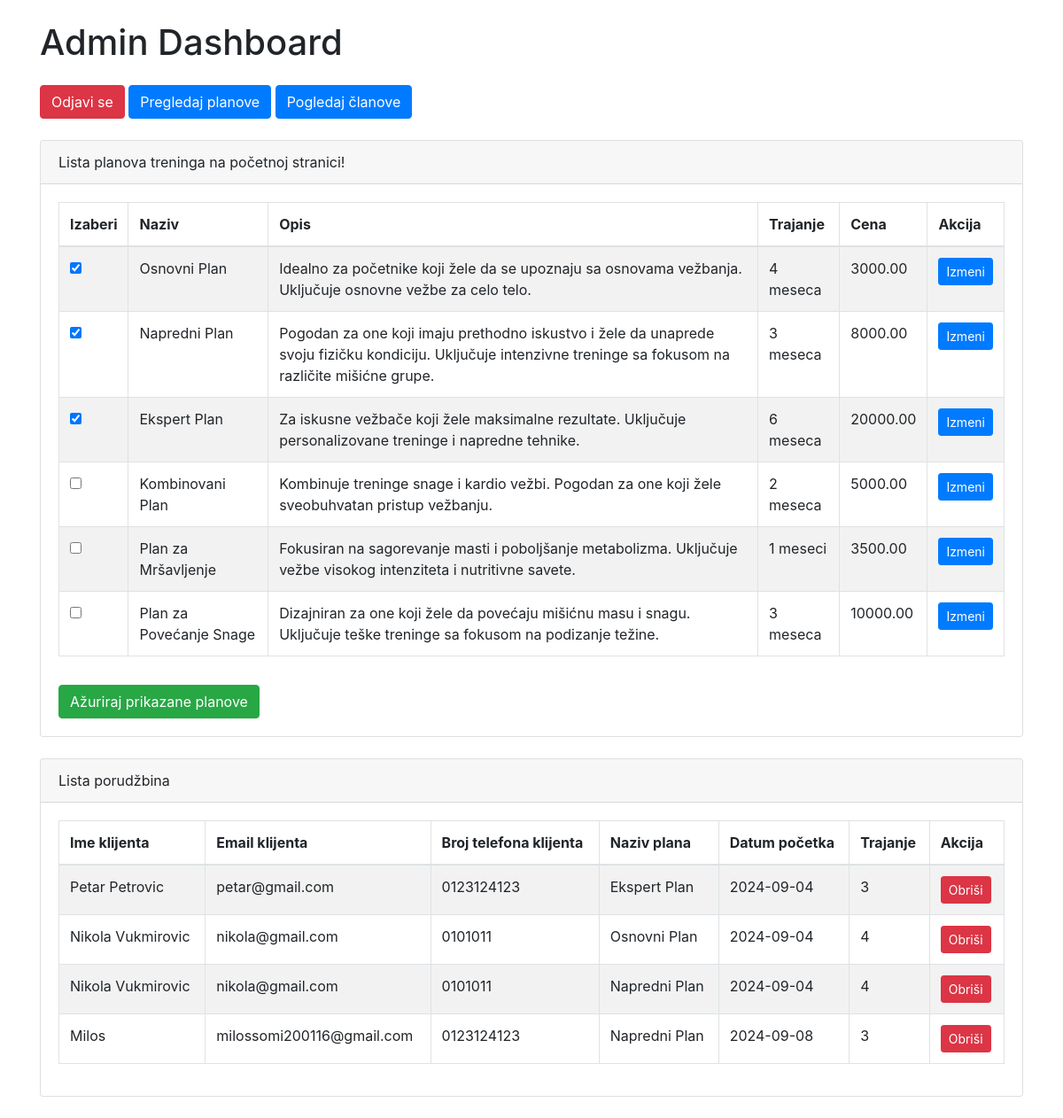
The page /admin_dashboard.php on the database its author committed.
### tables this page shows
CREATE TABLE `plan` (
  `id` int(11) NOT NULL,
  `naziv` varchar(100) NOT NULL,
  `opis` text DEFAULT NULL,
  `trajanje` varchar(50) DEFAULT NULL,
  `cena` decimal(10,2) DEFAULT NULL,
  `status` tinyint(1) DEFAULT 0,
  `prikazi_na_pocetnoj` tinyint(1) DEFAULT 0
);

CREATE TABLE `klijent_plan` (
  `id` int(11) NOT NULL,
  `klijent_id` int(11) DEFAULT NULL,
  `plan_id` int(11) DEFAULT NULL,
  `datum_pocetka` date DEFAULT NULL,
  `trajanje` int(11) DEFAULT NULL
);

CREATE TABLE `klijent` (
  `id` int(11) NOT NULL,
  `ime` varchar(100) NOT NULL,
  `email` varchar(100) NOT NULL,
  `telefon` varchar(20) DEFAULT NULL,
  `adresa` varchar(255) DEFAULT NULL,
  `lozinka` varchar(255) DEFAULT NULL,
  `role` enum('admin','klijent') NOT NULL DEFAULT 'klijent',
  `datum_pocetka` date DEFAULT NULL,
  `datum_kraja` date DEFAULT NULL,
  `clanarina_id` int(11) DEFAULT NULL,
  `kontakt_id` int(11) DEFAULT NULL
);

### admin_dashboard.php (the view, shortened to what this page needs)
<?php
include 'config.php';
$sql = "SELECT kp.id, k.ime AS klijent_ime, k.email AS klijent_email, k.telefon AS klijent_broj, p.naziv AS plan_naziv, kp.datum_pocetka, kp.trajanje
FROM klijent_plan kp
JOIN klijent k ON kp.klijent_id = k.id
JOIN plan p ON kp.plan_id = p.id";
$result_orders = mysqli_query($conn, $sql);
$sql = "SELECT * FROM plan";
$result = mysqli_query($conn, $sql);
?>
<!DOCTYPE html>
<html lang="en">
<head>
    <link href="https://stackpath.bootstrapcdn.com/bootstrap/4.5.2/css/bootstrap.min.css" rel="stylesheet">
</head>
<body>
    <div class="container mt-4">
        <h1 class="mb-4">Admin Dashboard</h1>
        <div class="mb-4">
            <form action="" method="POST" style="display: inline;">
                <a href="index.php" class="btn btn-danger" name="logout">Odjavi se</a>
                <a href="admin_plan.php" class="btn btn-primary">Pregledaj planove</a>
                <a href="admin_client.php" class="btn btn-primary">Pogledaj članove</a>
            </form>
        </div>
        <div class="card mb-4">
            <div class="card-header">
                Lista planova treninga na početnoj stranici!
            </div>
            <div class="card-body">
                <form action="admin_dashboard.php" method="POST">
                    <?php
                    if (mysqli_num_rows($result) > 0) {
                        echo "<table class='table table-bordered table-striped'>";
                        echo "<thead>";
                        echo "<tr>";
                        echo "<th>Izaberi</th>";
                        echo "<th>Naziv</th>";
                        echo "<th>Opis</th>";
                        echo "<th>Trajanje</th>";
                        echo "<th>Cena</th>";
                        echo "<th>Akcija</th>";
                        echo "</tr>";
                        echo "</thead>";
                        echo "<tbody>";
                        while($row = mysqli_fetch_assoc($result)) {
                            echo "<tr>";
                            echo "<td><input type='checkbox' name='planovi[]' value='" . $row['id'] . "' " . ($row['prikazi_na_pocetnoj'] ? 'checked' : '') . "></td>";
                            echo "<td>" . $row['naziv'] . "</td>";
                            echo "<td>" . $row['opis'] . "</td>";
                            echo "<td>" . $row['trajanje'] . "</td>";
                            echo "<td>" . $row['cena'] . "</td>";
                            echo "<td><a href='edit_plan.php?id=" . $row['id'] . "' class='btn btn-primary btn-sm'>Izmeni</a></td>";
                            echo "</tr>";
                        }
                        echo "</tbody>";
                        echo "</table>";
                    } else {
                        echo "<p>Nema planova.</p>";
                    }
                    ?>
                    <button type="submit" name="update_plans" class="btn btn-success mt-3">Ažuriraj prikazane planove</button>
                </form>
            </div>
        </div>
        <div class="card mb-4">
            <div class="card-header">
                Lista porudžbina
            </div>
            <div class="card-body">
                <?php
                if (mysqli_num_rows($result_orders) > 0) {
                    echo "<table class='table table-bordered table-striped'>";
                    echo "<thead>";
                    echo "<tr>";
                    echo "<th>Ime klijenta</th>";
                    echo "<th>Email klijenta</th>";
                    echo "<th>Broj telefona klijenta</th>";
                    echo "<th>Naziv plana</th>";
                    echo "<th>Datum početka</th>";
                    echo "<th>Trajanje</th>";
                    echo "<th>Akcija</th>";
                    echo "</tr>";
                    echo "</thead>";
                    echo "<tbody>";
                    while($order = mysqli_fetch_assoc($result_orders)) {
                        echo "<tr>";
                        echo "<td>" . $order['klijent_ime'] . "</td>";
                        echo "<td>" . $order['klijent_email'] . "</td>";
                        echo "<td>" . $order['klijent_broj'] . "</td>";
                        echo "<td>" . $order['plan_naziv'] . "</td>";
                        echo "<td>" . $order['datum_pocetka'] . "</td>";
                        echo "<td>" . $order['trajanje'] . "</td>";
                        echo "<td>
                                <form action='admin_dashboard.php' method='POST' onsubmit='return confirm(\"Da li ste sigurni da želite da obrišete ovu porudžbinu?\");'>
                                    <input type='hidden' name='order_id' value='" . $order['id'] . "'>
                                    <button type='submit' name='delete_order' class='btn btn-danger btn-sm'>Obriši</button>
                                </form>
                              </td>";
                        echo "</tr>";
                    }
                    echo "</tbody>";
                    echo "</table>";
                } else {
                    echo "<p>Nema porudžbina.</p>";
                }
                ?>
            </div>
        </div>
    </div>
</body>
</html>

### rows shown on the page
plan: prikazi_na_pocetnoj "☑", naziv "Osnovni Plan", opis "Idealno za početnike koji žele da se upoznaju sa osnovama vežbanja. Uključuje osnovne vežbe za celo telo.", trajanje "4 meseca", cena "3000.00"
plan: prikazi_na_pocetnoj "☑", naziv "Napredni Plan", opis "Pogodan za one koji imaju prethodno iskustvo i žele da unaprede svoju fizičku kondiciju. Uključuje intenzivne treninge sa fokusom na različite mišićne grupe.", trajanje "3 meseca", cena "8000.00"
plan: prikazi_na_pocetnoj "☑", naziv "Ekspert Plan", opis "Za iskusne vežbače koji žele maksimalne rezultate. Uključuje personalizovane treninge i napredne tehnike.", trajanje "6 meseca", cena "20000.00"
plan: naziv "Kombinovani Plan", opis "Kombinuje treninge snage i kardio vežbi. Pogodan za one koji žele sveobuhvatan pristup vežbanju.", trajanje "2 meseca", cena "5000.00"
plan: naziv "Plan za Mršavljenje", opis "Fokusiran na sagorevanje masti i poboljšanje metabolizma. Uključuje vežbe visokog intenziteta i nutritivne savete.", trajanje "1 meseci", cena "3500.00"
plan: naziv "Plan za Povećanje Snage", opis "Dizajniran za one koji žele da povećaju mišićnu masu i snagu. Uključuje teške treninge sa fokusom na podizanje težine.", trajanje "3 meseca", cena "10000.00"
klijent_plan: klijent.ime "Petar Petrovic", klijent.email "petar@gmail.com", klijent.telefon "0123124123", plan.naziv "Ekspert Plan", datum_pocetka "2024-09-04", trajanje "3"
klijent_plan: klijent.ime "Nikola Vukmirovic", klijent.email "nikola@gmail.com", klijent.telefon "0101011", plan.naziv "Osnovni Plan", datum_pocetka "2024-09-04", trajanje "4"
klijent_plan: klijent.ime "Nikola Vukmirovic", klijent.email "nikola@gmail.com", klijent.telefon "0101011", plan.naziv "Napredni Plan", datum_pocetka "2024-09-04", trajanje "4"
klijent_plan: klijent.ime "Milos", klijent.email "milossomi200116@gmail.com", klijent.telefon "0123124123", plan.naziv "Napredni Plan", datum_pocetka "2024-09-08", trajanje "3"
